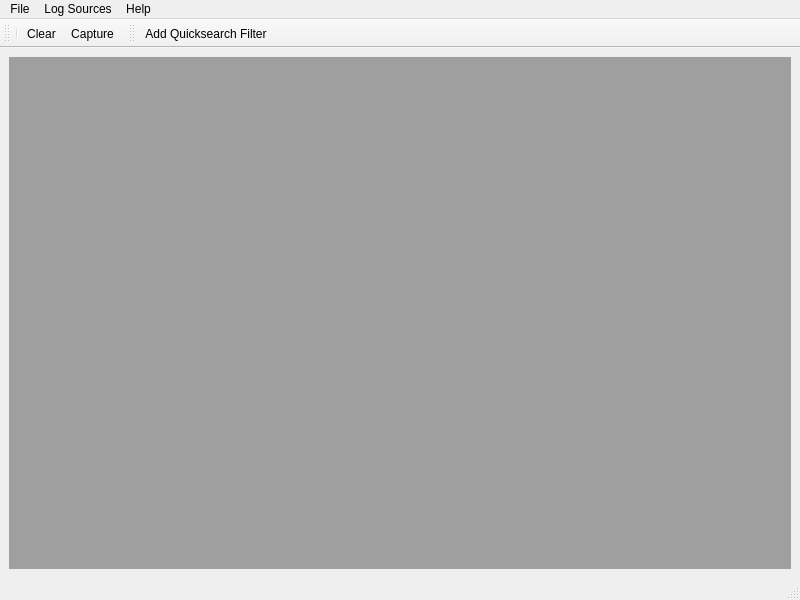
<?xml version="1.0" encoding="UTF-8"?>
<ui version="4.0">
 <class>LogfileAnalyserClass</class>
 <widget class="QMainWindow" name="LogfileAnalyserClass">
  <property name="geometry">
   <rect>
    <x>0</x>
    <y>0</y>
    <width>800</width>
    <height>600</height>
   </rect>
  </property>
  <property name="windowTitle">
   <string>LogWitch</string>
  </property>
  <widget class="QWidget" name="centralwidget">
   <layout class="QVBoxLayout" name="verticalLayout">
    <item>
     <widget class="QMdiArea" name="mdiArea"/>
    </item>
   </layout>
  </widget>
  <widget class="QMenuBar" name="menubar">
   <property name="geometry">
    <rect>
     <x>0</x>
     <y>0</y>
     <width>800</width>
     <height>30</height>
    </rect>
   </property>
   <widget class="QMenu" name="menuFile">
    <property name="title">
     <string>File</string>
    </property>
    <addaction name="actionOpen"/>
    <addaction name="actionExportLogfile"/>
   </widget>
   <widget class="QMenu" name="menuLogSources">
    <property name="title">
     <string>Log Sources</string>
    </property>
   </widget>
   <widget class="QMenu" name="menuHelp">
    <property name="title">
     <string>Help</string>
    </property>
    <addaction name="actionHelp"/>
   </widget>
   <addaction name="menuFile"/>
   <addaction name="menuLogSources"/>
   <addaction name="menuHelp"/>
  </widget>
  <widget class="QStatusBar" name="statusbar"/>
  <widget class="QToolBar" name="toolBar">
   <property name="windowTitle">
    <string>Table manipulation</string>
   </property>
   <attribute name="toolBarArea">
    <enum>TopToolBarArea</enum>
   </attribute>
   <attribute name="toolBarBreak">
    <bool>false</bool>
   </attribute>
   <addaction name="separator"/>
   <addaction name="actionClearLogTable"/>
   <addaction name="actionCapture"/>
  </widget>
  <widget class="QToolBar" name="toolBarFiltering">
   <property name="windowTitle">
    <string>Filtering</string>
   </property>
   <attribute name="toolBarArea">
    <enum>TopToolBarArea</enum>
   </attribute>
   <attribute name="toolBarBreak">
    <bool>false</bool>
   </attribute>
   <addaction name="actionAddQuicksearchFilter"/>
  </widget>
  <action name="actionOpen">
   <property name="text">
    <string>Open ...</string>
   </property>
   <property name="shortcut">
    <string>Ctrl+O</string>
   </property>
  </action>
  <action name="actionOpenDummyLogger">
   <property name="text">
    <string>OpenDummyLogger</string>
   </property>
  </action>
  <action name="actionAddEntries">
   <property name="text">
    <string>AddEntries</string>
   </property>
  </action>
  <action name="actionClearLogTable">
   <property name="icon">
    <iconset>
     <normalon>:/icons/trash</normalon>
    </iconset>
   </property>
   <property name="text">
    <string>Clear</string>
   </property>
  </action>
  <action name="actionCapture">
   <property name="checkable">
    <bool>true</bool>
   </property>
   <property name="icon">
    <iconset resource="LogfileAnalyserResources.qrc">
     <normaloff>:/icons/active</normaloff>:/icons/active</iconset>
   </property>
   <property name="text">
    <string>Capture</string>
   </property>
   <property name="toolTip">
    <string>Capturing log entries</string>
   </property>
  </action>
  <action name="actionHelp">
   <property name="text">
    <string>Help</string>
   </property>
   <property name="shortcut">
    <string>F1</string>
   </property>
  </action>
  <action name="actionExportLogfile">
   <property name="text">
    <string>Export Logfile ...</string>
   </property>
  </action>
  <action name="actionAddQuicksearchFilter">
   <property name="icon">
    <iconset resource="LogfileAnalyserResources.qrc">
     <normaloff>:/icons/search</normaloff>:/icons/search</iconset>
   </property>
   <property name="text">
    <string>Add Quicksearch Filter</string>
   </property>
   <property name="shortcut">
    <string>Ctrl+F</string>
   </property>
  </action>
 </widget>
 <resources>
  <include location="LogfileAnalyserResources.qrc"/>
 </resources>
 <connections/>
</ui>
